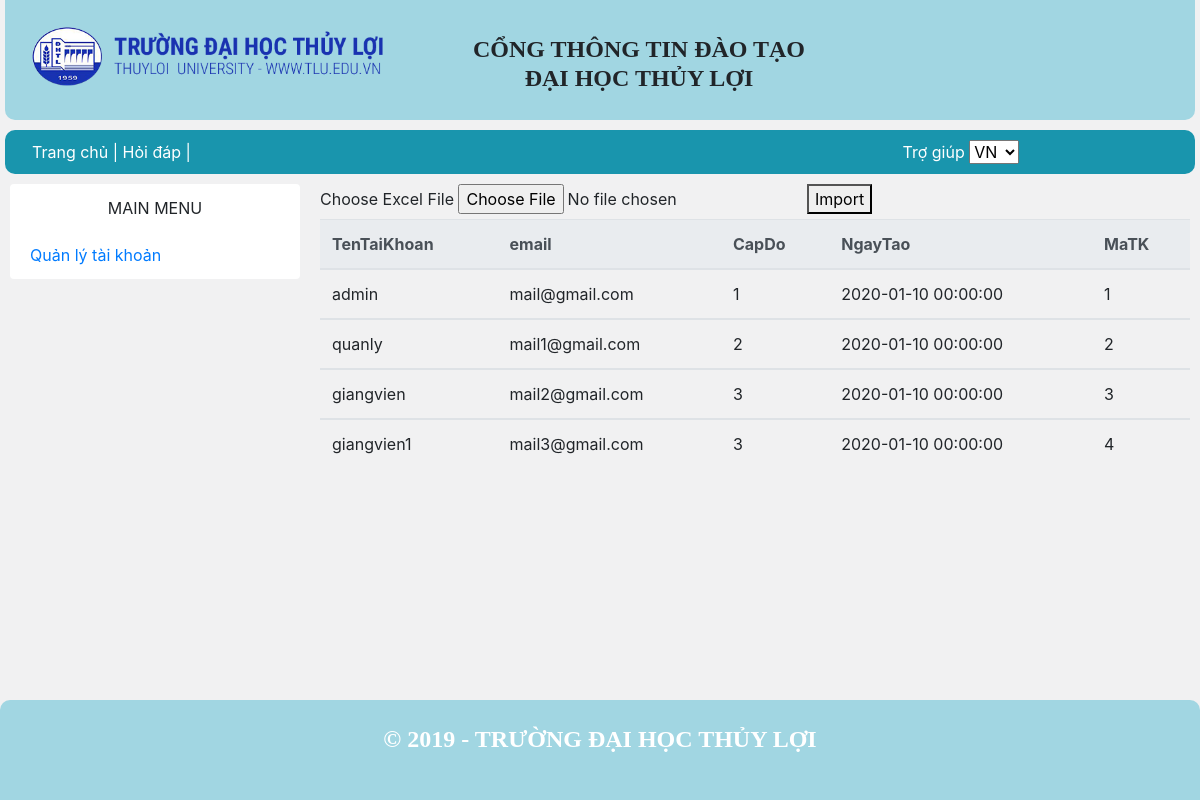
Screenshot of /admin/adminimport.php with the database file from the repository.
### tables this page shows
CREATE TABLE `taikhoan` (
  `TenTaiKhoan` varchar(30) DEFAULT NULL,
  `MatKhau` varchar(60) DEFAULT NULL,
  `email` varchar(30) DEFAULT NULL,
  `CapDo` tinyint(4) DEFAULT NULL,
  `NgayTao` datetime DEFAULT NULL,
  `MaTK` varchar(10) NOT NULL
);

### admin/adminimport.php (the view, shortened to what this page needs)
<?php require ("../includes/dautrang.php"); ?>
<?php require_once("../includes/mysqli_connect.php"); ?>
<main>
<?php require ("../includes/nav.php"); ?>
      <div class="grid-container">
      <?php require ("navadmin.php"); ?>
        <div class="grid-item item2">
        <div class="outer-container">
        <form action="" method="post"
            name="frmExcelImport" id="frmExcelImport" enctype="multipart/form-data">
            <div>
                <label>Choose Excel
                    File</label> <input type="file" name="file"
                    id="file" accept=".xls,.xlsx">
                <button type="submit" id="submit" name="import"
                    class="btn-submit">Import</button>
            </div>
        </form>
    </div>
<?php
    $sqlSelect = "SELECT * FROM taikhoan";
    $result = mysqli_query($dbcon, $sqlSelect);
if (mysqli_num_rows($result) > 0)
{
?>
    <table class='table'>
        <thead class="thead-light" >
            <tr>
                <th>TenTaiKhoan</th>
                <th>email</th>
                <th>CapDo</th>
                <th>NgayTao</th>
                <th>MaTK</th>
            </tr>
        </thead>
<?php
    while ($row = mysqli_fetch_array($result)) {
?>
        <tbody>
        <tr>
            <td><?php  echo $row['TenTaiKhoan']; ?></td>
            <td><?php  echo $row['email']; ?></td>
            <td><?php  echo $row['CapDo']; ?></td>
            <td><?php  echo $row['NgayTao']; ?></td>
            <td><?php  echo $row['MaTK']; ?></td>
        </tr>
<?php
    }
?>
        </tbody>
    </table>
<?php
}
?>
        </div>
      </div>
    </main>
    <?php require ("../includes/chantrang.php"); ?>

### css/stylex.css (style rules this page uses)
body { background-color: #f1f1f2; height: 100%; }
main { height: 100%; }
.grid-container { display: grid; grid-template-columns: 1fr 3fr; padding: 10px; grid-gap: 20px; }
main { padding-top: 10px; height: 100%; padding-bottom: 100px; }

### rows the page displays
taikhoan: TenTaiKhoan "admin", email "mail@gmail.com", CapDo "1", NgayTao "2020-01-10 00:00:00", MaTK "1"
taikhoan: TenTaiKhoan "quanly", email "mail1@gmail.com", CapDo "2", NgayTao "2020-01-10 00:00:00", MaTK "2"
taikhoan: TenTaiKhoan "giangvien", email "mail2@gmail.com", CapDo "3", NgayTao "2020-01-10 00:00:00", MaTK "3"
taikhoan: TenTaiKhoan "giangvien1", email "mail3@gmail.com", CapDo "3", NgayTao "2020-01-10 00:00:00", MaTK "4"
